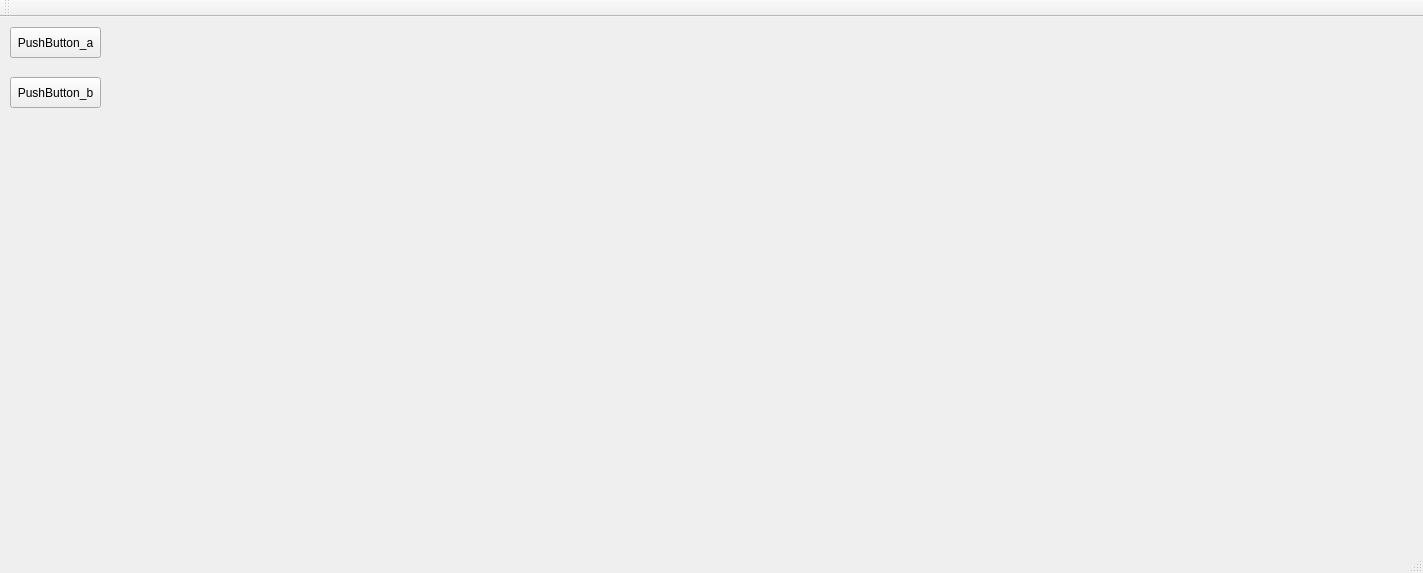
<?xml version="1.0" encoding="UTF-8"?>
<ui version="4.0">
 <class>QtffmpegplayerClass</class>
 <widget class="QMainWindow" name="QtffmpegplayerClass">
  <property name="geometry">
   <rect>
    <x>0</x>
    <y>0</y>
    <width>1423</width>
    <height>573</height>
   </rect>
  </property>
  <property name="windowTitle">
   <string>Qtffmpegplayer</string>
  </property>
  <widget class="QWidget" name="centralWidget">
   <widget class="QPushButton" name="pushButton_a">
    <property name="geometry">
     <rect>
      <x>10</x>
      <y>10</y>
      <width>91</width>
      <height>31</height>
     </rect>
    </property>
    <property name="text">
     <string>PushButton_a</string>
    </property>
   </widget>
   <widget class="QPushButton" name="pushButton_b">
    <property name="geometry">
     <rect>
      <x>10</x>
      <y>60</y>
      <width>91</width>
      <height>31</height>
     </rect>
    </property>
    <property name="text">
     <string>PushButton_b</string>
    </property>
   </widget>
   <widget class="QLabel" name="labela">
    <property name="geometry">
     <rect>
      <x>120</x>
      <y>10</y>
      <width>640</width>
      <height>480</height>
     </rect>
    </property>
    <property name="text">
     <string/>
    </property>
   </widget>
   <widget class="QLabel" name="labelb">
    <property name="geometry">
     <rect>
      <x>760</x>
      <y>10</y>
      <width>640</width>
      <height>480</height>
     </rect>
    </property>
    <property name="text">
     <string/>
    </property>
   </widget>
  </widget>
  <widget class="QMenuBar" name="menuBar">
   <property name="geometry">
    <rect>
     <x>0</x>
     <y>0</y>
     <width>1423</width>
     <height>23</height>
    </rect>
   </property>
  </widget>
  <widget class="QToolBar" name="mainToolBar">
   <attribute name="toolBarArea">
    <enum>TopToolBarArea</enum>
   </attribute>
   <attribute name="toolBarBreak">
    <bool>false</bool>
   </attribute>
  </widget>
  <widget class="QStatusBar" name="statusBar"/>
 </widget>
 <layoutdefault spacing="6" margin="11"/>
 <resources>
  <include location="Qtffmpegplayer.qrc"/>
 </resources>
 <connections>
  <connection>
   <sender>pushButton_a</sender>
   <signal>clicked()</signal>
   <receiver>QtffmpegplayerClass</receiver>
   <slot>button_a_click()</slot>
   <hints>
    <hint type="sourcelabel">
     <x>57</x>
     <y>57</y>
    </hint>
    <hint type="destinationlabel">
     <x>80</x>
     <y>164</y>
    </hint>
   </hints>
  </connection>
  <connection>
   <sender>pushButton_b</sender>
   <signal>clicked()</signal>
   <receiver>QtffmpegplayerClass</receiver>
   <slot>button_b_click()</slot>
   <hints>
    <hint type="sourcelabel">
     <x>26</x>
     <y>114</y>
    </hint>
    <hint type="destinationlabel">
     <x>37</x>
     <y>173</y>
    </hint>
   </hints>
  </connection>
 </connections>
 <slots>
  <slot>button_a_click()</slot>
  <slot>button_b_click()</slot>
 </slots>
</ui>
